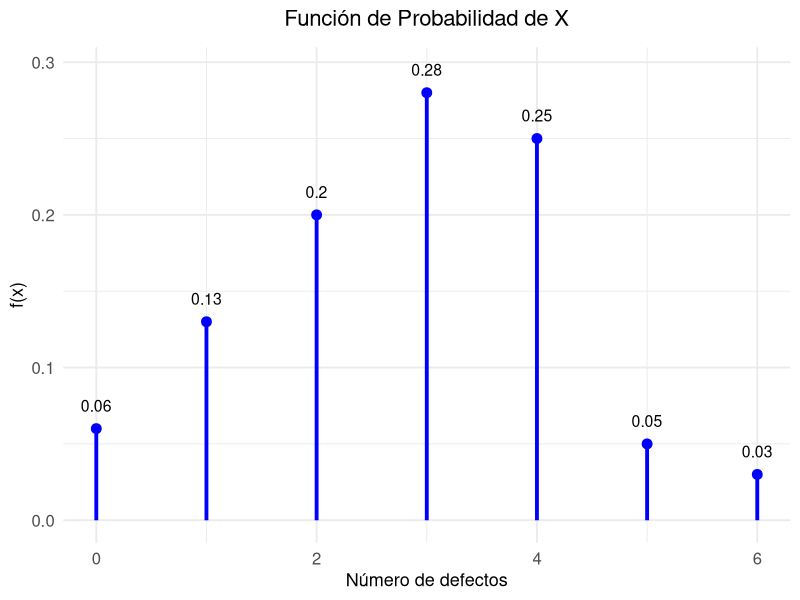
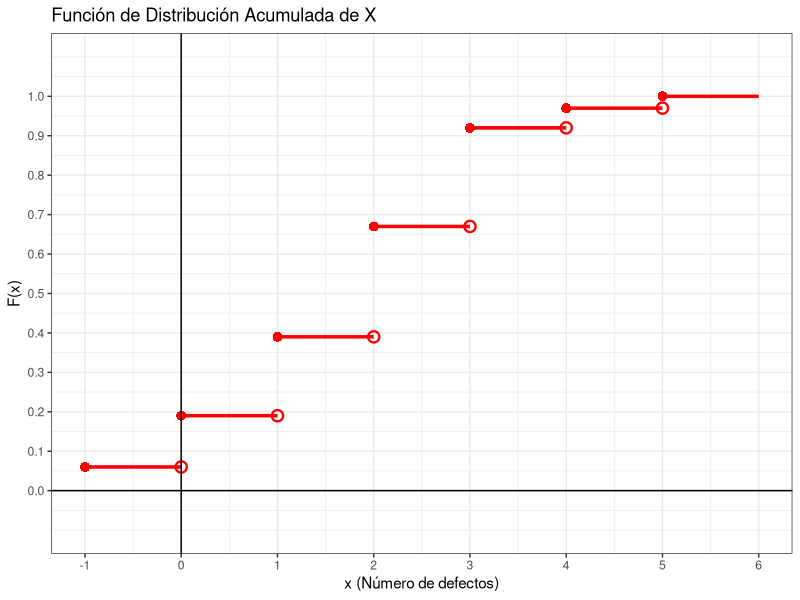
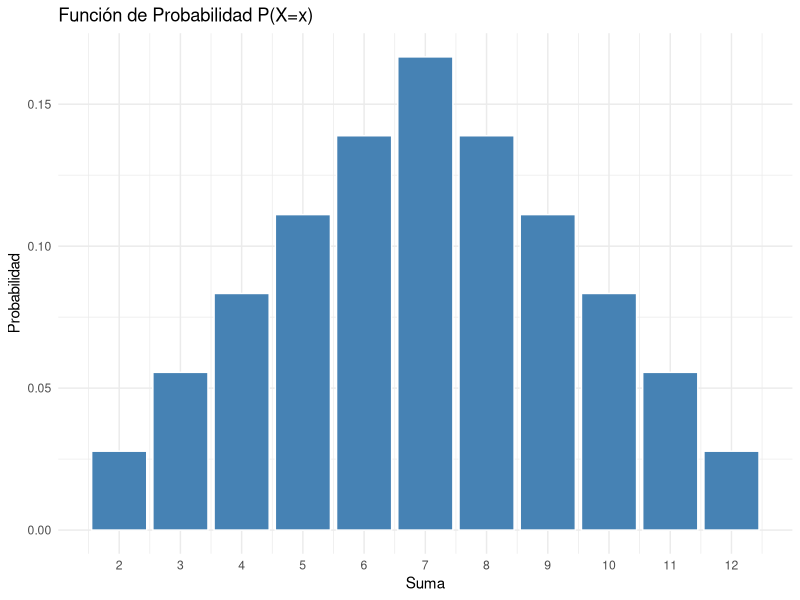
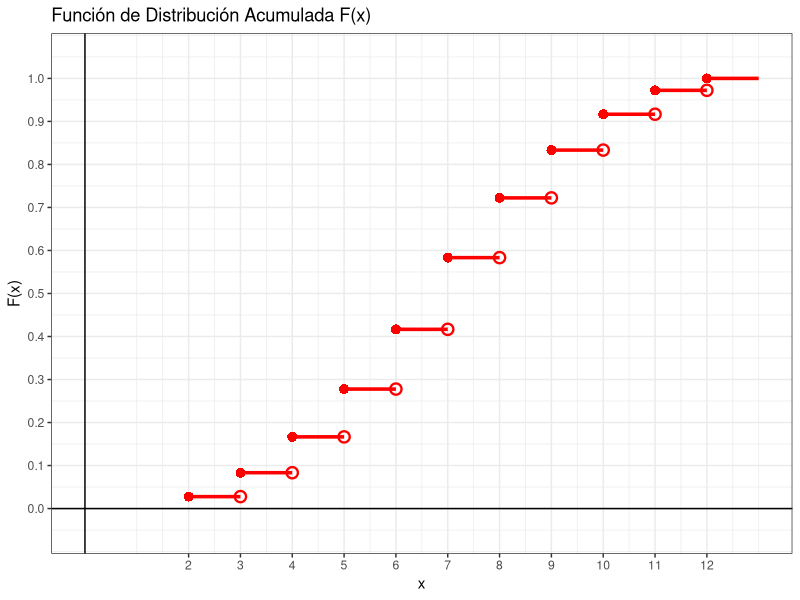
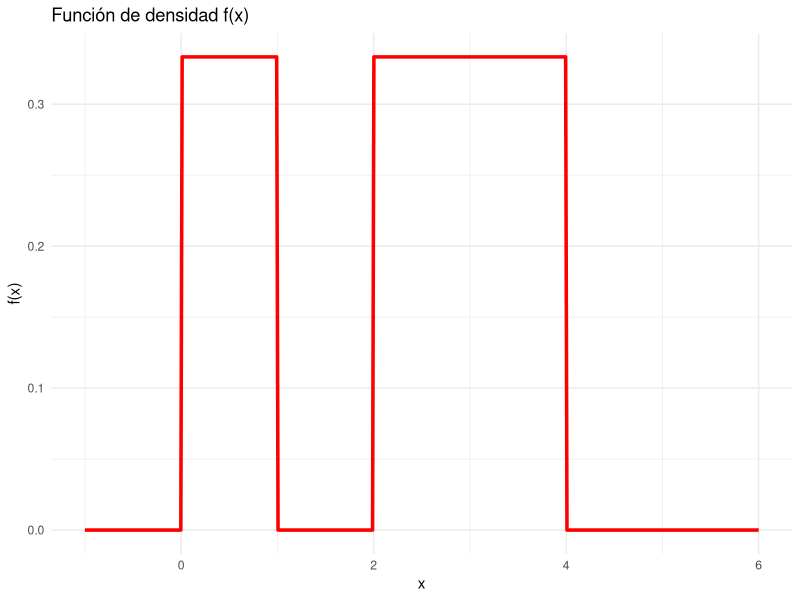
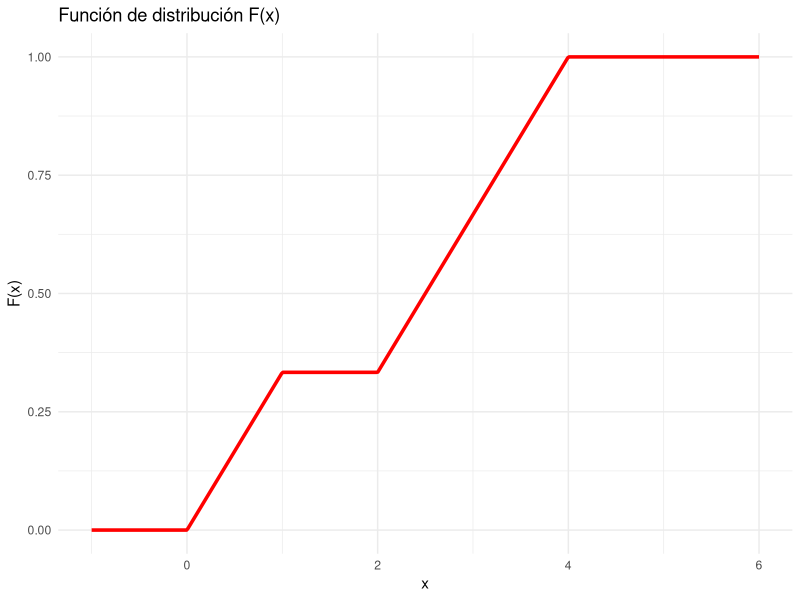
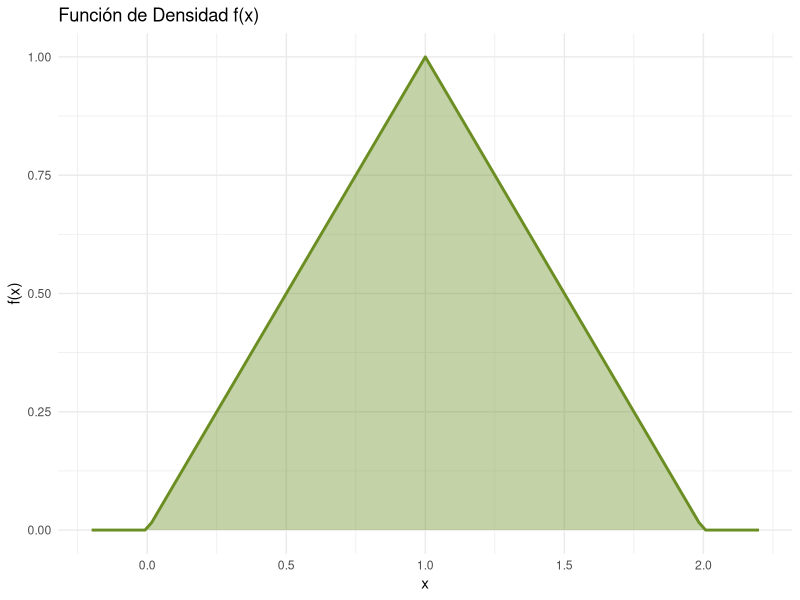
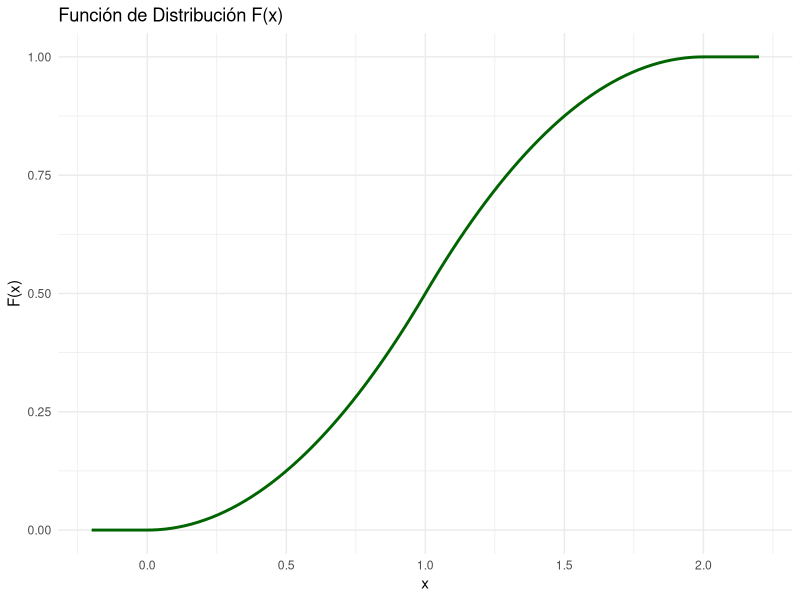

R code for these plots, in order:
## ---- chunk 1
options(
  knitr.table.format = "html",
  scipen = 999
)
## ---- chunk 2
ipak <- function(pkg){

  options(repos = c(CRAN = "https://cloud.r-project.org"))

  new.pkg <- pkg[!(pkg %in% rownames(installed.packages()))]

  if(length(new.pkg)) install.packages(new.pkg, dependencies = TRUE)

  invisible(
    lapply(pkg, function(p)
      suppressPackageStartupMessages(
        library(p, character.only = TRUE)
      )
    )
  )
}

packages <- c("tidyverse","kableExtra","ggplot2","readxl")

ipak(packages)
## ---- chunk 3
library(kableExtra)

# valores de la variable
x <- 0:6

# probabilidades Obtenidas de los saltos de la CDF

fx <- c(0.06, 0.13, 0.20, 0.28, 0.25, 0.05, 0.03)

# datos dados de la FDA
Fx <- c(0.06, 0.19, 0.39, 0.67, 0.92, 0.97, 1.00)

tabla <- data.frame(
  x = x,
  `f(x)` = fx,
  `F(x)` = Fx
)

# Tabla estética con colores
tabla %>%
  kbl(align = "c", col.names = c("x", "f(x)", "F(x)")) %>%
  kable_styling(
    full_width = FALSE,
    position = "center",
    bootstrap_options = c("striped", "hover", "condensed")
  ) %>%
  row_spec(0, bold = TRUE, color = "white", background = "#4A90E2") %>%   # encabezado azul profesional
  row_spec(1:nrow(tabla), background = "#E8F2FF", color = "#1A3F66" ) %>%                     # filas azul pastel
  column_spec(1, bold = TRUE, color = "#1A3F66") %>%                      # columna x
  add_header_above(c("Distribución de Probabilidad" = 3),
                   bold = TRUE,
                   background = "#6EB5FF",
                   color = "white")
## ---- chunk 4
ggplot(tabla, aes(x = x, y = fx)) +
  geom_segment(aes(x = x, xend = x, y = 0, yend = fx),
               linewidth = 1.3, color = "blue") +
  geom_point(size = 3, color = "blue") +
  
  # Posición corregida de etiquetas
  geom_text(aes(label = fx, y = fx + 0.015),
            color = "black", size = 4) +
  
  labs(
    title = "Función de Probabilidad de X",
    x = "Número de defectos",
    y = "f(x)"
  ) +
  
  # Corregimos márgenes del título para que NO se pegue
  theme_minimal(base_size = 14) +
  theme(
    plot.title = element_text(size = 16, hjust = 0.5, margin = margin(b = 12)),
    axis.title = element_text(size = 13),
    axis.text = element_text(size = 12)
  )
## ---- chunk 5
# Definición de los intervalos y valores acumulados
df_cdf <- data.frame(
  x_inicio = c(-1, 0, 1, 2, 3, 4, 5),
  x_fin    = c( 0, 1, 2, 3, 4, 5, 6),
  y        = c(0.06, 0.19, 0.39, 0.67, 0.92, 0.97, 1.00)
)

ggplot() +
  # Configuración estética
  theme_bw() +
  scale_x_continuous(breaks = -2:7, 
                     name = "x (Número de defectos)") +
  scale_y_continuous(breaks = seq(0, 1, 0.1), 
                     limits = c(-0.1, 1.1), 
                     name = "F(x)") +
  labs(title = "Función de Distribución Acumulada de X") +
  
  # Dibujar los escalones (SEGMENTOS HORIZONTALES)
  geom_segment(data = df_cdf, 
               aes(x = x_inicio, y = y, xend = x_fin, yend = y),
               color = "red", linewidth = 1.2) +
  
  # Punto RELLENO a la izquierda (incluido)
  geom_point(data = df_cdf, aes(x = x_inicio, y = y),
             shape = 16, size = 3, color = "red") +
  
  # Punto VACÍO a la derecha (excluido)
  geom_point(data = df_cdf[-nrow(df_cdf), ],  # todos excepto el último
             aes(x = x_fin, y = y),
             shape = 1, size = 3, stroke = 1.2, color = "red") +
  
  # Ejes principales
  geom_hline(yintercept = 0, color = "black", linewidth = 0.5) +
  geom_vline(xintercept = 0, color = "black", linewidth = 0.5)
## ---- chunk 6
fx <- c(0.06, 0.13, 0.20, 0.28, 0.25, 0.05, 0.03)
x  <- 0:6

P_X_2 <- fx[x == 2]
P_X_2
## ---- chunk 7
fx <- c(0.06, 0.13, 0.20, 0.28, 0.25, 0.05, 0.03)
x  <- 0:6

P_X_ge_3 <- sum(fx[x >= 3])
P_X_ge_3
## ---- chunk 8
fx <- c(0.06, 0.13, 0.20, 0.28, 0.25, 0.05, 0.03)
x  <- 0:6

P_2_le_X_le_5 <- sum(fx[x >= 2 & x <= 5])
P_2_le_X_le_5
## ---- chunk 9
fx <- c(0.06, 0.13, 0.20, 0.28, 0.25, 0.05, 0.03)
x  <- 0:6

P_2_lt_X_lt_5 <- sum(fx[x > 2 & x < 5])
P_2_lt_X_lt_5
## ---- chunk 10
E <- sum(x * fx)
E
## ---- chunk 11
Var <- sum((x - E)^2 * fx)
Var
## ---- chunk 12
SD <- sqrt(Var)
SD
## ---- chunk 13
CV <- SD / E
CV
## ---- chunk 14
# Generamos todas las combinaciones de dos dados
espacio_muestral <- expand.grid(dado1 = 1:6, dado2 = 1:6)
espacio_muestral$suma <- espacio_muestral$dado1 + espacio_muestral$dado2

# Calculamos la función de masa de probabilidad (pmf)
tabla_prob <- as.data.frame(table(espacio_muestral$suma) / 36)
names(tabla_prob) <- c("x", "prob")
tabla_prob$x <- as.numeric(as.character(tabla_prob$x))

# Tabla con colores bonitos
library(kableExtra)

knitr::kable(tabla_prob,
             col.names = c("Suma (x)", "P(X = x)"),
             digits = 4,
             align = "c",
             format = "html") |>
  kable_styling(
    bootstrap_options = c("striped", "hover", "condensed", "bordered"),
    full_width = FALSE,
    position = "center",
    font_size = 15
  ) |>
  row_spec(0, bold = TRUE, color = "white",
           background = "#4A90E2") |>   # azul elegante
  row_spec(1:nrow(tabla_prob),
           background = "#E8F2FF",      # azul pastel
           color = "#1A3F66") |>        # azul oscuro para el texto
  column_spec(1, bold = TRUE, color = "#1A3F66") |>
  add_header_above(c("Función de Probabilidad de X" = 2),
                   bold = TRUE,
                   background = "#6EB5FF",
                   color = "white")
## ---- chunk 15
#| label: fig-barras-5
#| fig-cap: "Diagrama de barras de la función de probabilidad"

# Gráfico
library(ggplot2)
ggplot(tabla_prob, aes(x = x, y = prob)) +
  geom_bar(stat = "identity", fill = "steelblue", color = "white") +
  scale_x_continuous(breaks = 2:12) +
  labs(title = "Función de Probabilidad P(X=x)", x = "Suma", y = "Probabilidad") +
  theme_minimal()
## ---- chunk 16
# Generamos todas las combinaciones de dos dados
espacio_muestral <- expand.grid(dado1 = 1:6, dado2 = 1:6)
espacio_muestral$suma <- espacio_muestral$dado1 + espacio_muestral$dado2

# Calculamos la función de masa de probabilidad (pmf)
tabla_prob <- as.data.frame(table(espacio_muestral$suma) / 36)
names(tabla_prob) <- c("x", "f(x)")
tabla_prob$x <- as.numeric(as.character(tabla_prob$x))

# Agregamos la función acumulada
tabla_prob$F_x <- cumsum(tabla_prob$`f(x)`)

# Tabla con colores bonitos
library(kableExtra)

tabla_prob |>
  knitr::kable(
    col.names = c("Suma (x)", "f(x)", "F(x)"),
    digits = 4,
    align = "c",
    format = "html"
  ) |>
  kable_styling(
    bootstrap_options = c("striped", "hover", "condensed", "bordered"),
    full_width = FALSE,
    position = "center",
    font_size = 15
  ) |>
  row_spec(0, bold = TRUE, color = "white",
           background = "#4A90E2") |>
  row_spec(1:nrow(tabla_prob),
           background = "#E8F2FF",
           color = "#1A3F66") |>
  column_spec(1, bold = TRUE, color = "#1A3F66") |>
  add_header_above(
    c("Distribución de X: f(x) y F(x)" = 3),
    bold = TRUE,
    background = "#6EB5FF",
    color = "white"
  )
## ---- chunk 17
#    Crear la tabla de f(x) = P(X = x)

# Generamos el espacio muestral de dos dados
espacio_muestral <- expand.grid(dado1 = 1:6, dado2 = 1:6)
espacio_muestral$suma <- espacio_muestral$dado1 + espacio_muestral$dado2

# Función de probabilidad f(x)
tabla_fx <- as.data.frame(table(espacio_muestral$suma) / 36)
names(tabla_fx) <- c("x", "fx")
tabla_fx$x <- as.numeric(as.character(tabla_fx$x))

#    Agregar columna acumulada: F(x)

tabla_fx$F <- cumsum(tabla_fx$fx)

#    Crear tabla para gráfica escalonada

df_cdf <- data.frame(
  x_inicio = tabla_fx$x,
  x_fin    = c(tail(tabla_fx$x, -1), max(tabla_fx$x) + 1),
  y        = tabla_fx$F
)

#    Graficar F(x)

library(ggplot2)

ggplot() +
  theme_bw() +
  scale_x_continuous(breaks = tabla_fx$x, name = "x") +
  scale_y_continuous(breaks = seq(0,1,0.1),
                     limits = c(-0.05,1.05),
                     name = "F(x)") +
  labs(title = "Función de Distribución Acumulada F(x)") +

  # Segmentos horizontales
  geom_segment(data = df_cdf,
               aes(x = x_inicio, y = y, xend = x_fin, yend = y),
               color = "red", linewidth = 1.2) +

  # Punto cerrado a la izquierda
  geom_point(data = df_cdf,
             aes(x = x_inicio, y = y),
             shape = 16, size = 3, color = "red") +

  # Punto abierto a la derecha
  geom_point(data = df_cdf[-nrow(df_cdf),],
             aes(x = x_fin, y = y),
             shape = 1, size = 3, stroke = 1.2, color = "red") +

  # Ejes
  geom_hline(yintercept = 0, color = "black") +
  geom_vline(xintercept = 0, color = "black")
## ---- chunk 18
prob_d <- sum(tabla_fx$fx[tabla_fx$x > 4 & tabla_fx$x < 8])
prob_d
## ---- chunk 19
prob_e <- sum(tabla_fx$fx[tabla_fx$x >= 4 & tabla_fx$x <= 8])
prob_e
## ---- chunk 20
# Cálculo de la Esperanza (E[X])
esperanza <- sum(tabla_fx$x * tabla_fx$fx)

# Mostrar resultado
print(paste("Esperanza:", esperanza))
## ---- chunk 21
# Cálculo de la Varianza (Var(X) = E[X^2] - (E[X])^2)
varianza <- sum((tabla_fx$x^2) * tabla_fx$fx) - (esperanza^2)

# Mostrar resultado
print(paste("Varianza:", varianza))
## ---- chunk 22
# Cálculo de la Desviación Típica (Raíz cuadrada de la varianza)
desviacion <- sqrt(varianza)

# Mostrar resultado
print(paste("Desviación Típica:", desviacion))
## ---- chunk 23
# Cálculo del Coeficiente de Variación
cv <- (desviacion / esperanza) * 100

cv
## ---- chunk 24
library(ggplot2)

x <- seq(-1, 6, length.out = 500)
fx <- ifelse(x > 0 & x < 1, 1/3,
       ifelse(x > 2 & x < 4, 1/3, 0))

df <- data.frame(x, fx)

ggplot(df, aes(x, fx)) +
  geom_line(color="red", size=1.2) +
  theme_minimal() +
  labs(title="Función de densidad f(x)",
       y="f(x)")
## ---- chunk 25

Fx <- ifelse(x <= 0, 0,
      ifelse(x < 1, x/3,
      ifelse(x < 2, 1/3,
      ifelse(x < 4, (x-1)/3, 1))))

df2 <- data.frame(x, Fx)

ggplot(df2, aes(x, Fx)) +
  geom_line(color="red", size=1.2) +
  theme_minimal() +
  labs(title="Función de distribución F(x)",
       y="F(x)")
## ---- chunk 26

p_c <- (0.6 - 0) * (1/3)
p_c
## ---- chunk 27

p_d <- (0.6 - 0.3)*(1/3)
p_d
## ---- chunk 28

p_e <- (1 - 0.6)*(1/3) + (3.4 - 2)*(1/3)
p_e
## ---- chunk 29

Q1 <- 0.75
Q3 <- 3.25
RI <- Q3 - Q1
RI
## ---- chunk 30
# 1. Esperanza E[X]
EX <- (1/3) * integrate(function(x) x, 0, 1)$value +
      (1/3) * integrate(function(x) x, 2, 4)$value

EX
## ---- chunk 31
# 2. E[X^2]
EX2 <- (1/3) * integrate(function(x) x^2, 0, 1)$value +
       (1/3) * integrate(function(x) x^2, 2, 4)$value

EX2
## ---- chunk 32
# 3. Varianza
VarX <- EX2 - EX^2
VarX
## ---- chunk 33
# 4. Desviación estándar
SDX <- sqrt(VarX)
SDX
## ---- chunk 34
# 5. Coeficiente de variación
CV <- SDX / EX
CV
## ---- chunk 35
 #  Gráfico de densidad
f9 <- function(x) {
  ifelse(x > 0 & x < 1, x,
         ifelse(x >= 1 & x < 2, 2 - x, 0))
}

library(ggplot2)
ggplot(data.frame(x = c(-0.2, 2.2)), aes(x = x)) +
  stat_function(fun = f9, geom = "area", fill = "olivedrab", alpha = 0.4) +
  stat_function(fun = f9, color = "olivedrab", size = 1) +
  labs(title = "Función de Densidad f(x)", x = "x", y = "f(x)") +
  theme_minimal()
## ---- chunk 36
# Función de distribución acumulada
F9 <- Vectorize(function(x) {
  if (x < 0) return(0)
  if (x >= 2) return(1)
  integrate(f9, 0, x)$value
})

ggplot(data.frame(x = c(-0.2, 2.2)), aes(x = x)) +
  stat_function(fun = F9, color = "darkgreen", size = 1) +
  labs(title = "Función de Distribución F(x)", x = "x", y = "F(x)") +
  theme_minimal()
## ---- chunk 37
# Esperanza E[X]
f_esp <- function(x) x * f9(x)

EX <- integrate(
  f_esp,
  lower = 0,
  upper = 2
)$value

EX
## ---- chunk 38
# E[X^2]
f_esp2 <- function(x) (x^2) * f9(x)

EX2 <- integrate(
  f_esp2,
  lower = 0,
  upper = 2
)$value

EX2
## ---- chunk 39
# Varianza
VarX <- EX2 - (EX)^2
VarX
## ---- chunk 40
# Desviación estándar
SDX <- sqrt(VarX)
SDX
## ---- chunk 41
# Coeficiente de variación
CV <- SDX / EX
CV
## ---- chunk 42
# Percentiles 30 y 70
perc30 <- uniroot(function(x) F9(x) - 0.30, interval = c(0, 2))$root
perc70 <- uniroot(function(x) F9(x) - 0.70, interval = c(0, 2))$root

perc30; perc70
## ---- chunk 43
# Gráfica de la función de densidad
f19 <- function(x) {
  ifelse(x >= 0 & x < 20, x/500,
         ifelse(x >= 20 & x < 50, (50 - x)/750, 0))
}

library(ggplot2)

ggplot(data.frame(x = c(-5, 55)), aes(x = x)) +
  stat_function(fun = f19, geom = "area", fill = "steelblue", alpha = 0.3) +
  stat_function(fun = f19, size = 1.2, color = "steelblue") +
  labs(title = "Función de densidad f(x)", x = "p.p.m.", y = "f(x)") +
  theme_minimal()
## ---- chunk 44
area_total <- integrate(f19, 0, 50)$value
area_total
## ---- chunk 45
prob_x_gt_15 <- integrate(f19, 15, 50)$value
prob_x_gt_40 <- integrate(f19, 40, 50)$value

prob_condicional <- prob_x_gt_40 / prob_x_gt_15
prob_condicional
## ---- chunk 46
EX <- integrate(function(x) x * f19(x), 0, 50)$value
EX
## ---- chunk 47
p_menor_25 <- integrate(f19, 0, 25)$value
p_menor_25
## ---- chunk 48
n_personas <- 40
p <- p_menor_25

prob_final <- pbinom(20, 40, p) - pbinom(14, 40, p)
prob_final
## ---- chunk 49
EX <- integrate(function(x) x * f19(x), 0, 50)$value
EX
## ---- chunk 50
EX2 <- integrate(function(x) (x^2) * f19(x), 0, 50)$value
EX2
## ---- chunk 51
VarX <- EX2 - EX^2
VarX
## ---- chunk 52
SDX <- sqrt(VarX)
SDX
## ---- chunk 53
CV <- SDX / EX
CV
